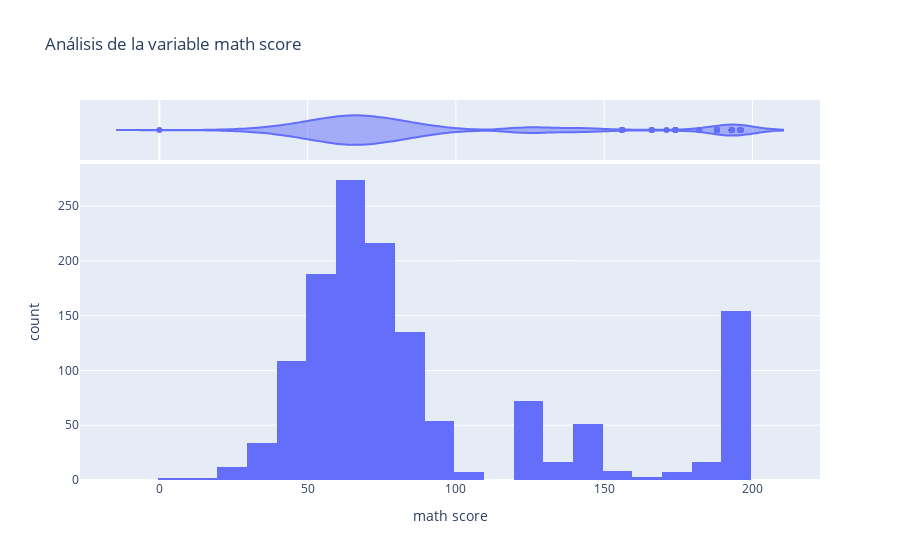

Source (notebook cell):
### Code cell
px.histogram(df_grades, x='math score', title='Análisis de la variable math score', marginal='violin')

### Figure 1 — Plotly figure (JSON) as saved in the notebook; plotly's stock layout.template omitted (floating-point values rounded to 4 significant figures; data arrays with more than 128 entries replaced by an {"elided": "..."} marker saying what was removed)
{"data": [{"alignmentgroup": "True", "bingroup": "x", "hovertemplate": "math score=%{x}<br>count=%{y}<extra></extra>", "legendgroup": "", "marker": {"color": "#636efa"}, "name": "", "offsetgroup": "", "orientation": "v", "showlegend": false, "type": "histogram", "x": {"elided": "1400 int values"}, "xaxis": "x", "yaxis": "y"}, {"alignmentgroup": "True", "hovertemplate": "math score=%{x}<extra></extra>", "legendgroup": "", "marker": {"color": "#636efa"}, "name": "", "offsetgroup": "", "scalegroup": "x", "showlegend": false, "type": "violin", "x": {"elided": "1400 int values"}, "xaxis": "x2", "yaxis": "y2"}], "layout": {"barmode": "relative", "legend": {"tracegroupgap": 0}, "title": {"text": "Análisis de la variable math score"}, "xaxis": {"anchor": "y", "domain": [0, 1], "title": {"text": "math score"}}, "xaxis2": {"anchor": "y2", "domain": [0, 1], "matches": "x", "showgrid": true, "showticklabels": false}, "yaxis": {"anchor": "x", "domain": [0, 0.8316], "title": {"text": "count"}}, "yaxis2": {"anchor": "x2", "domain": [0.8416, 1], "matches": "y2", "showgrid": false, "showline": false, "showticklabels": false, "ticks": ""}}}
